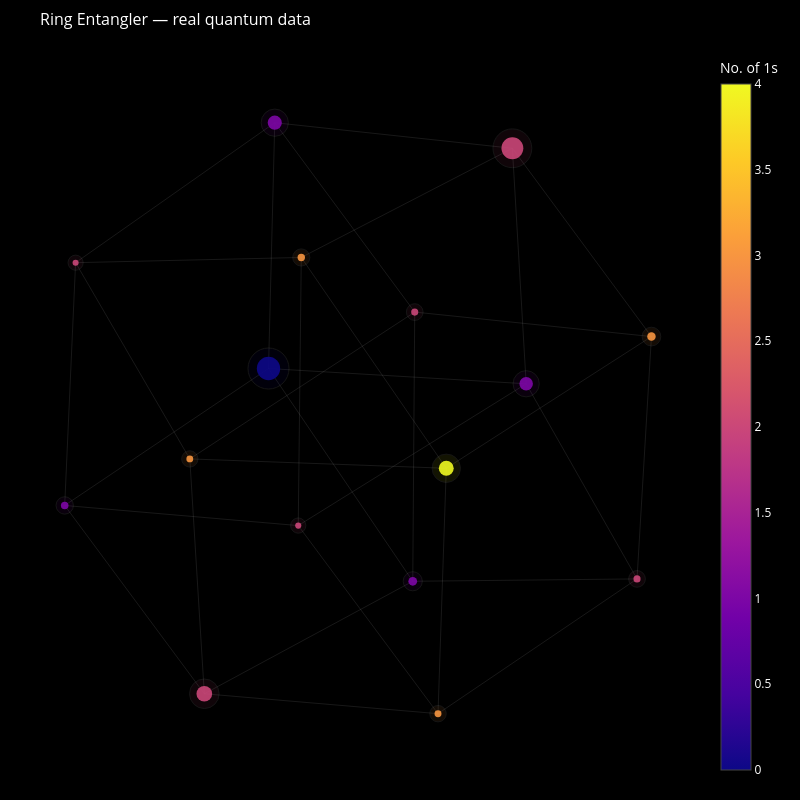

Notebook code cell kept with this figure:
### Code cell
fig = draw_constellation_interactive(
    positions,
    nodes,
    edges,
    title="Ring Entangler — real quantum data"
)
fig.show()

### Figure 1 — Plotly figure (JSON) as saved in the notebook; plotly's stock layout.template omitted (floating-point values rounded to 4 significant figures)
{"data": [{"hoverinfo": "none", "line": {"color": "rgba(255,255,255,0.12)", "width": 0.8}, "mode": "lines", "showlegend": false, "type": "scatter", "x": [-0.1883, -0.1986, null], "y": [0.5465, -0.3557, null]}, {"hoverinfo": "none", "line": {"color": "rgba(255,255,255,0.12)", "width": 0.8}, "mode": "lines", "showlegend": false, "type": "scatter", "x": [-0.1883, -0.9478, null], "y": [0.5465, 0.5289, null]}, {"hoverinfo": "none", "line": {"color": "rgba(255,255,255,0.12)", "width": 0.8}, "mode": "lines", "showlegend": false, "type": "scatter", "x": [-0.1883, 0.2996, null], "y": [0.5465, -0.1629, null]}, {"hoverinfo": "none", "line": {"color": "rgba(255,255,255,0.12)", "width": 0.8}, "mode": "lines", "showlegend": false, "type": "scatter", "x": [-0.1883, 0.522, null], "y": [0.5465, 0.9139, null]}, {"hoverinfo": "none", "line": {"color": "rgba(255,255,255,0.12)", "width": 0.8}, "mode": "lines", "showlegend": false, "type": "scatter", "x": [0.2718, -0.1986, null], "y": [-0.9886, -0.3557, null]}, {"hoverinfo": "none", "line": {"color": "rgba(255,255,255,0.12)", "width": 0.8}, "mode": "lines", "showlegend": false, "type": "scatter", "x": [0.2718, 0.9415, null], "y": [-0.9886, -0.5352, null]}, {"hoverinfo": "none", "line": {"color": "rgba(255,255,255,0.12)", "width": 0.8}, "mode": "lines", "showlegend": false, "type": "scatter", "x": [0.2718, 0.2996, null], "y": [-0.9886, -0.1629, null]}, {"hoverinfo": "none", "line": {"color": "rgba(255,255,255,0.12)", "width": 0.8}, "mode": "lines", "showlegend": false, "type": "scatter", "x": [0.2718, -0.5146, null], "y": [-0.9886, -0.9217, null]}, {"hoverinfo": "none", "line": {"color": "rgba(255,255,255,0.12)", "width": 0.8}, "mode": "lines", "showlegend": false, "type": "scatter", "x": [-0.9844, -0.1986, null], "y": [-0.288, -0.3557, null]}, {"hoverinfo": "none", "line": {"color": "rgba(255,255,255,0.12)", "width": 0.8}, "mode": "lines", "showlegend": false, "type": "scatter", "x": [-0.9844, -0.9478, null], "y": [-0.288, 0.5289, null]}, {"hoverinfo": "none", "line": {"color": "rgba(255,255,255,0.12)", "width": 0.8}, "mode": "lines", "showlegend": false, "type": "scatter", "x": [-0.9844, -0.2986, null], "y": [-0.288, 0.1728, null]}, {"hoverinfo": "none", "line": {"color": "rgba(255,255,255,0.12)", "width": 0.8}, "mode": "lines", "showlegend": false, "type": "scatter", "x": [-0.9844, -0.5146, null], "y": [-0.288, -0.9217, null]}, {"hoverinfo": "none", "line": {"color": "rgba(255,255,255,0.12)", "width": 0.8}, "mode": "lines", "showlegend": false, "type": "scatter", "x": [-0.1986, 0.5684, null], "y": [-0.3557, 0.1215, null]}, {"hoverinfo": "none", "line": {"color": "rgba(255,255,255,0.12)", "width": 0.8}, "mode": "lines", "showlegend": false, "type": "scatter", "x": [0.9415, 0.1868, null], "y": [-0.5352, -0.5431, null]}, {"hoverinfo": "none", "line": {"color": "rgba(255,255,255,0.12)", "width": 0.8}, "mode": "lines", "showlegend": false, "type": "scatter", "x": [0.9415, 0.99, null], "y": [-0.5352, 0.2803, null]}, {"hoverinfo": "none", "line": {"color": "rgba(255,255,255,0.12)", "width": 0.8}, "mode": "lines", "showlegend": false, "type": "scatter", "x": [0.9415, 0.5684, null], "y": [-0.5352, 0.1215, null]}, {"hoverinfo": "none", "line": {"color": "rgba(255,255,255,0.12)", "width": 0.8}, "mode": "lines", "showlegend": false, "type": "scatter", "x": [-0.9478, -0.5635, null], "y": [0.5289, -0.1314, null]}, {"hoverinfo": "none", "line": {"color": "rgba(255,255,255,0.12)", "width": 0.8}, "mode": "lines", "showlegend": false, "type": "scatter", "x": [-0.9478, -0.2776, null], "y": [0.5289, 1, null]}, {"hoverinfo": "none", "line": {"color": "rgba(255,255,255,0.12)", "width": 0.8}, "mode": "lines", "showlegend": false, "type": "scatter", "x": [0.2996, -0.5635, null], "y": [-0.1629, -0.1314, null]}, {"hoverinfo": "none", "line": {"color": "rgba(255,255,255,0.12)", "width": 0.8}, "mode": "lines", "showlegend": false, "type": "scatter", "x": [0.2996, 0.99, null], "y": [-0.1629, 0.2803, null]}, {"hoverinfo": "none", "line": {"color": "rgba(255,255,255,0.12)", "width": 0.8}, "mode": "lines", "showlegend": false, "type": "scatter", "x": [-0.5635, 0.1934, null], "y": [-0.1314, 0.3627, null]}, {"hoverinfo": "none", "line": {"color": "rgba(255,255,255,0.12)", "width": 0.8}, "mode": "lines", "showlegend": false, "type": "scatter", "x": [-0.5635, -0.5146, null], "y": [-0.1314, -0.9217, null]}, {"hoverinfo": "none", "line": {"color": "rgba(255,255,255,0.12)", "width": 0.8}, "mode": "lines", "showlegend": false, "type": "scatter", "x": [0.1934, 0.1868, null], "y": [0.3627, -0.5431, null]}, {"hoverinfo": "none", "line": {"color": "rgba(255,255,255,0.12)", "width": 0.8}, "mode": "lines", "showlegend": false, "type": "scatter", "x": [0.1934, 0.99, null], "y": [0.3627, 0.2803, null]}, {"hoverinfo": "none", "line": {"color": "rgba(255,255,255,0.12)", "width": 0.8}, "mode": "lines", "showlegend": false, "type": "scatter", "x": [0.1934, -0.2776, null], "y": [0.3627, 1, null]}, {"hoverinfo": "none", "line": {"color": "rgba(255,255,255,0.12)", "width": 0.8}, "mode": "lines", "showlegend": false, "type": "scatter", "x": [0.1868, -0.2986, null], "y": [-0.5431, 0.1728, null]}, {"hoverinfo": "none", "line": {"color": "rgba(255,255,255,0.12)", "width": 0.8}, "mode": "lines", "showlegend": false, "type": "scatter", "x": [0.1868, -0.5146, null], "y": [-0.5431, -0.9217, null]}, {"hoverinfo": "none", "line": {"color": "rgba(255,255,255,0.12)", "width": 0.8}, "mode": "lines", "showlegend": false, "type": "scatter", "x": [0.522, 0.99, null], "y": [0.9139, 0.2803, null]}, {"hoverinfo": "none", "line": {"color": "rgba(255,255,255,0.12)", "width": 0.8}, "mode": "lines", "showlegend": false, "type": "scatter", "x": [0.522, -0.2776, null], "y": [0.9139, 1, null]}, {"hoverinfo": "none", "line": {"color": "rgba(255,255,255,0.12)", "width": 0.8}, "mode": "lines", "showlegend": false, "type": "scatter", "x": [0.522, 0.5684, null], "y": [0.9139, 0.1215, null]}, {"hoverinfo": "none", "line": {"color": "rgba(255,255,255,0.12)", "width": 0.8}, "mode": "lines", "showlegend": false, "type": "scatter", "x": [-0.2776, -0.2986, null], "y": [1, 0.1728, null]}, {"hoverinfo": "none", "line": {"color": "rgba(255,255,255,0.12)", "width": 0.8}, "mode": "lines", "showlegend": false, "type": "scatter", "x": [-0.2986, 0.5684, null], "y": [0.1728, 0.1215, null]}, {"hoverinfo": "none", "marker": {"color": [3, 3, 1, 2, 2, 2, 4, 3, 2, 1, 2, 3, 1, 0, 1, 2], "colorscale": [[0, "#0d0887"], [0.1111, "#46039f"], [0.2222, "#7201a8"], [0.3333, "#9c179e"], [0.4444, "#bd3786"], [0.5556, "#d8576b"], [0.6667, "#ed7953"], [0.7778, "#fb9f3a"], [0.8889, "#fdca26"], [1, "#f0f921"]], "opacity": 0.08, "size": [17.12, 16.4, 17.36, 15.24, 16.68, 15.12, 28.36, 16.28, 16.72, 19.12, 38.8, 18.72, 27.24, 41.04, 26.24, 29.56]}, "mode": "markers", "showlegend": false, "type": "scatter", "x": [-0.1883, 0.2718, -0.9844, -0.1986, 0.9415, -0.9478, 0.2996, -0.5635, 0.1934, 0.1868, 0.522, 0.99, -0.2776, -0.2986, 0.5684, -0.5146], "y": [0.5465, -0.9886, -0.288, -0.3557, -0.5352, 0.5289, -0.1629, -0.1314, 0.3627, -0.5431, 0.9139, 0.2803, 1, 0.1728, 0.1215, -0.9217]}, {"hovertemplate": "%{text}<extra></extra>", "marker": {"color": [3, 3, 1, 2, 2, 2, 4, 3, 2, 1, 2, 3, 1, 0, 1, 2], "colorbar": {"tickfont": {"color": "white"}, "title": {"font": {"color": "white"}, "text": "No. of 1s"}}, "colorscale": [[0, "#0d0887"], [0.1111, "#46039f"], [0.2222, "#7201a8"], [0.3333, "#9c179e"], [0.4444, "#bd3786"], [0.5556, "#d8576b"], [0.6667, "#ed7953"], [0.7778, "#fb9f3a"], [0.8889, "#fdca26"], [1, "#f0f921"]], "line": {"width": 0}, "opacity": 0.9, "showscale": true, "size": [7.413, 6.933, 7.573, 6.16, 7.12, 6.08, 14.91, 6.853, 7.147, 8.747, 21.87, 8.48, 14.16, 23.36, 13.49, 15.71]}, "mode": "markers", "showlegend": false, "text": ["<b>1011</b><br>Count: 53<br>Probability: 1.8%<br>Number of 1s: 3", "<b>0111</b><br>Count: 35<br>Probability: 1.2%<br>Number of 1s: 3", "<b>0001</b><br>Count: 59<br>Probability: 2.0%<br>Number of 1s: 1", "<b>0011</b><br>Count: 6<br>Probability: 0.2%<br>Number of 1s: 2", "<b>0110</b><br>Count: 42<br>Probability: 1.4%<br>Number of 1s: 2", "<b>1001</b><br>Count: 3<br>Probability: 0.1%<br>Number of 1s: 2", "<b>1111</b><br>Count: 334<br>Probability: 11.1%<br>Number of 1s: 4", "<b>1101</b><br>Count: 32<br>Probability: 1.1%<br>Number of 1s: 3", "<b>1100</b><br>Count: 43<br>Probability: 1.4%<br>Number of 1s: 2", "<b>0100</b><br>Count: 103<br>Probability: 3.4%<br>Number of 1s: 1", "<b>1010</b><br>Count: 595<br>Probability: 19.8%<br>Number of 1s: 2", "<b>1110</b><br>Count: 93<br>Probability: 3.1%<br>Number of 1s: 3", "<b>1000</b><br>Count: 306<br>Probability: 10.2%<br>Number of 1s: 1", "<b>0000</b><br>Count: 651<br>Probability: 21.7%<br>Number of 1s: 0", "<b>0010</b><br>Count: 281<br>Probability: 9.4%<br>Number of 1s: 1", "<b>0101</b><br>Count: 364<br>Probability: 12.1%<br>Number of 1s: 2"], "type": "scatter", "x": [-0.1883, 0.2718, -0.9844, -0.1986, 0.9415, -0.9478, 0.2996, -0.5635, 0.1934, 0.1868, 0.522, 0.99, -0.2776, -0.2986, 0.5684, -0.5146], "y": [0.5465, -0.9886, -0.288, -0.3557, -0.5352, 0.5289, -0.1629, -0.1314, 0.3627, -0.5431, 0.9139, 0.2803, 1, 0.1728, 0.1215, -0.9217]}], "layout": {"height": 800, "hoverlabel": {"bgcolor": "rgba(30,30,40,0.95)", "bordercolor": "rgba(255,255,255,0.2)", "font": {"color": "white"}}, "margin": {"b": 20, "l": 20, "r": 20, "t": 50}, "paper_bgcolor": "black", "plot_bgcolor": "black", "title": {"font": {"color": "white", "size": 16}, "text": "Ring Entangler — real quantum data"}, "width": 800, "xaxis": {"visible": false}, "yaxis": {"scaleanchor": "x", "visible": false}}}
